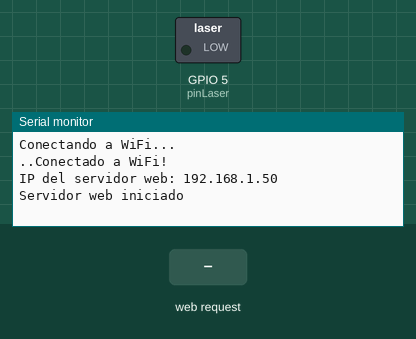
Recording of a sketch running on a simulated ESP32. Shown: switched loads named in the sketch (green lamp = pin HIGH), the last lines printed to the serial monitor. Inputs (shaded band) come from the test bench. WiFi joins after 1.5 s; servers stay silent unless stated.

Above: at 3.2 s.
3.3 s: HTTP request GET /enviar?mensaje=1 received
At 4.4 s:
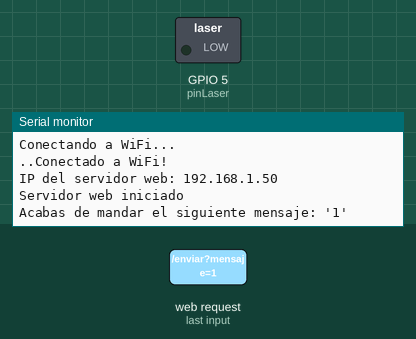
4.8 s: HTTP request GET /enviar?mensaje=120 received
At 5.5 s:
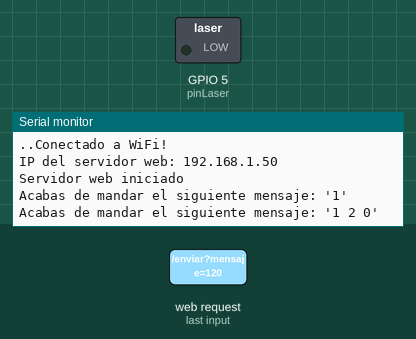

The sketch:

Transmisor.ino
```cpp
#include <WiFi.h>
#include <WebServer.h>
#include <map>

const int pinLaser = 5;       // Pin donde se conecta el láser
const int dotDuration = 200;  // Duración del punto en milisegundos

// Configuración de red
const char *ssid = "";      //  Cambia por tu SSID
const char *password = "";  //  Cambia por tu contraseña

// Crear un objeto WebServer en el puerto 80
WebServer server(80);

// Representación del código Morse usando clave-valor
std::map<char, String> morseCode = {
  { 'A', ".-" }, { 'B', "-..." }, { 'C', "-.-." }, { 'D', "-.." }, { 'E', "." }, { 'F', "..-." }, { 'G', "--." }, { 'H', "...." }, { 'I', ".." }, { 'J', ".---" }, { 'K', "-.-" }, { 'L', ".-.." }, { 'M', "--" }, { 'N', "-." }, { 'O', "---" }, { 'P', ".--." }, { 'Q', "--.-" }, { 'R', ".-." }, { 'S', "..." }, { 'T', "-" }, { 'U', "..-" }, { 'V', "...-" }, { 'W', ".--" }, { 'X', "-..-" }, { 'Y', "-.--" }, { 'Z', "--.." }
};

// Función para enviar código Morse
void enviarMorse(const char *mensaje) {
  Serial.print("Acabas de mandar el siguiente mensaje: '");

  // Imprimir el mensaje con espacios entre letras
  for (int i = 0; i < strlen(mensaje); i++) {
    Serial.print(mensaje[i]);
    if (mensaje[i] != ' ' && i < strlen(mensaje) - 1) {
      Serial.print(" ");
    }
  }
  Serial.println("'");

  // Procesar el mensaje para enviar en código Morse
  while (*mensaje) {
    if (*mensaje >= 'A' && *mensaje <= 'Z') {
      enviarCodigoMorse(morseCode[*mensaje]);  // Enviar letra en código Morse
    }
    delay(dotDuration * 7);  // Pausa uniforme entre letras y palabras
    mensaje++;               // Avanzar al siguiente carácter
  }
}

void enviarCodigoMorse(String codigo) {
  for (int i = 0; i < codigo.length(); i++) {
    if (codigo[i] == '.') {
      digitalWrite(pinLaser, HIGH);  // Activar láser
      delay(dotDuration);
      digitalWrite(pinLaser, LOW);  // Desactivar láser
      delay(dotDuration);
    } else if (codigo[i] == '-') {
      digitalWrite(pinLaser, HIGH);  // Activar láser
      delay(dotDuration * 3);
      digitalWrite(pinLaser, LOW);  // Desactivar láser
      delay(dotDuration);
    }
  }
  delay(dotDuration * 3);  // Espacio entre letras
}

// Página web que se mostrará al cliente
String crearPaginaWeb(String mensaje = "") {
  String paginaWeb = "<html>\
  <head>\
    <title>Enviar mensaje en Morse</title>\
    <meta charset='utf-8'>\
    <style>\
      body { font-family: Arial, sans-serif; text-align: center; padding-top: 50px; }\
      h1 { color: #333; }\
      input[type='text'] { padding: 10px; font-size: 18px; }\
      input[type='submit'] { padding: 10px 20px; font-size: 18px; background-color: #4CAF50; color: white; border: none; cursor: pointer; }\
    </style>\
  </head>\
  <body>\
    <h1>Enviar mensaje en Morse</h1>\
    <form action='/enviar' method='GET'>\
      <input type='text' name='mensaje' placeholder='Escribe tu mensaje' required>\
      <input type='submit' value='Enviar'>\
    </form>";

  if (mensaje != "") {
    paginaWeb += "<h2>Mensaje enviado: " + mensaje + "</h2>";
  }

  paginaWeb += "</body>\
  </html>";

  return paginaWeb;
}

void handleRoot() {
  server.send(200, "text/html", crearPaginaWeb());
}

void handleEnviar() {
  if (server.hasArg("mensaje")) {
    String mensaje = server.arg("mensaje");
    mensaje.toUpperCase();  // Convertir a mayúsculas
    enviarMorse(mensaje.c_str());

    // Mostrar el mensaje enviado en la misma página
    server.send(200, "text/html", crearPaginaWeb(mensaje));
  } else {
    server.send(400, "text/plain", "Mensaje no recibido");
  }
}

void setup() {
  pinMode(pinLaser, OUTPUT);
  Serial.begin(115200);

  // Conectar a la red Wi-Fi
  WiFi.begin(ssid, password);
  Serial.println("Conectando a WiFi...");
  while (WiFi.status() != WL_CONNECTED) {
    delay(1000);
    Serial.print(".");
  }

  Serial.println("Conectado a WiFi!");
  Serial.print("IP del servidor web: ");
  Serial.println(WiFi.localIP());

  // Definir rutas del servidor web
  server.on("/", handleRoot);
  server.on("/enviar", handleEnviar);

  // Iniciar el servidor web
  server.begin();
  Serial.println("Servidor web iniciado");
}

void loop() {
  // Manejar las solicitudes del servidor web
  server.handleClient();
}
```

Measured:
- after the input at 3.3 s, the serial monitor: prints a new line at once (image 1)
- after the input at 4.8 s, the serial monitor: prints a new line at once (image 2)
